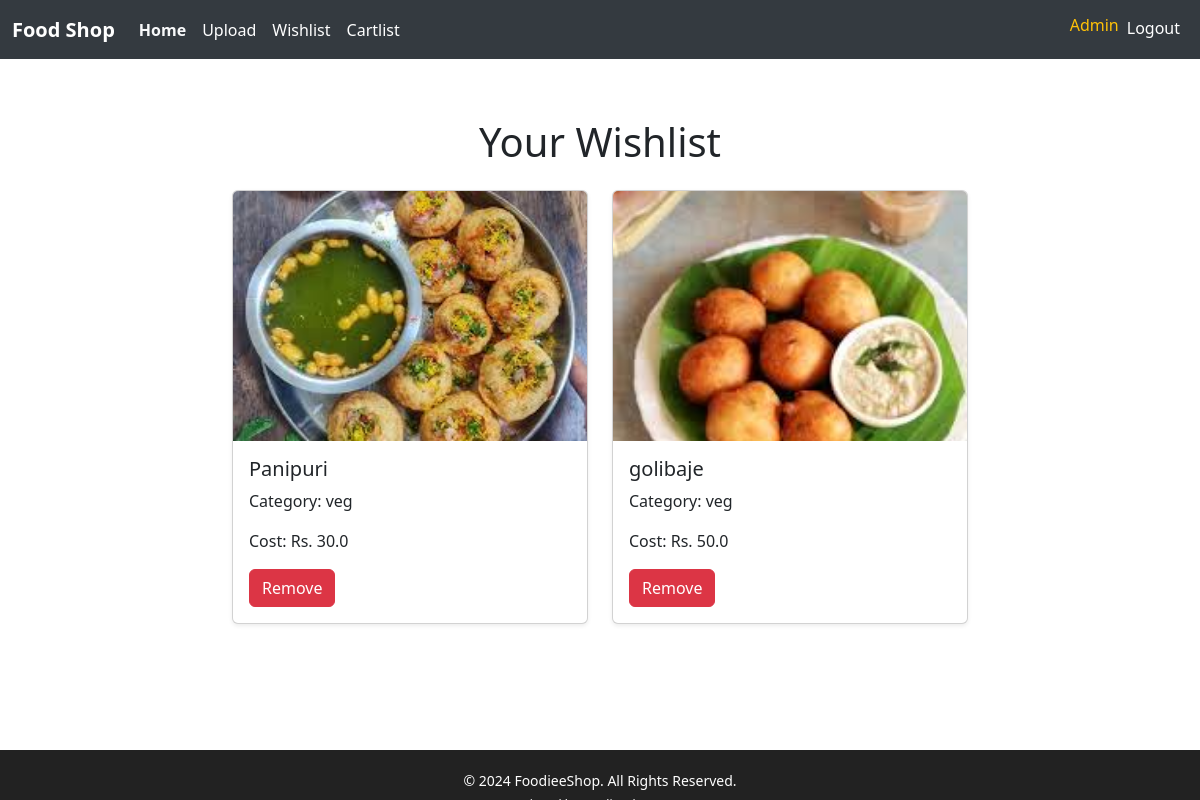
The page /ShowWishlist/ (signed in) on the database its author committed.
### homepage/models.py (models this page shows)
class Foodimages(models.Model):
    name = models.CharField(max_length=100)
    category = models.TextField()
    cost = models.FloatField()
    images = models.ImageField(upload_to="foodimages/")

### homepage/views.py (the view)
# urls.py: path('ShowWishlist/', views.show_wishlist, name='showwish'),
@login_required(login_url="/Login")
def show_wishlist(request):
    user = request.user  # Get the logged-in user
    wishlists = Wishlist.objects.filter(user=user)  # Get all wishlists for the user
    products_with_wishlists = []
    for wishlist in wishlists:
        for product in wishlist.product.all():  # Loop through all products in the wishlist
            products_with_wishlists.append({
                'product': product,
                'wishlist_id': wishlist.id  # Include the wishlist ID for removal
            })
    return render(request, "ShowWishlist.html", {"viewproduct": products_with_wishlists})

### Template/ShowWishlist.html (shortened to what this page needs)
{% extends 'main.html' %}
{% block body_block %}
<div class="container mt-5">
    <h1 class="text-center mb-4">Your Wishlist</h1>
    {% if viewproduct %}
        <div class="row justify-content-center">
            {% for item in viewproduct %}
                <div class="col-md-6 col-lg-4 mb-4">
                    <div class="card shadow-sm">
                        <img src="{{ item.product.images.url }}" class="card-img-top img-fluid" alt="{{ item.product.name }}" style="height: 250px; object-fit: cover;">
                        <div class="card-body">
                            <h5 class="card-title">{{ item.product.name }}</h5>
                            <p class="card-text">Category: {{ item.product.category }}</p>
                            <p class="card-text">Cost: Rs. {{ item.product.cost }}</p>
                            <form action="{% url 'removewish' item.wishlist_id item.product.id %}" method="POST" style="display:inline;">
                                <button type="submit" class="btn btn-danger">Remove</button>
                            </form>
                        </div>
                    </div>
                </div>
            {% endfor %}
        </div>
    {% else %}
        <p class="text-center">Your wishlist is empty.</p>
    {% endif %}
</div>
{% endblock %}

### Template/main.html (shortened to what this page needs)
<!DOCTYPE html>
<html lang="en">
<head>
    <link href="https://cdn.jsdelivr.net/npm/bootstrap@5.3.3/dist/css/bootstrap.min.css" rel="stylesheet"
>
</head>
<body>
    <nav class="navbar navbar-expand-lg navbar-dark fixed-top">
        <div class="container-fluid">
            <a class="navbar-brand" href="#">Food Shop</a>
            <div class="collapse navbar-collapse" id="navbarNavDropdown">
                <ul class="navbar-nav me-auto mb-2 mb-lg-0">
                    <li class="nav-item">
                        <a class="nav-link active" aria-current="page" href="{% url 'home' %}">Home</a>
                    </li>
                    <li class="nav-item">
                        <a class="nav-link" href="{% url 'upload_images' %}">Upload</a>
                    </li>
                    <li class="nav-item">
                        <a class="nav-link" href="{% url 'showwish' %}">Wishlist</a>
                    </li>
                    <li class="nav-item">
                        <a class="nav-link" href="{% url 'cartwish' %}">Cartlist</a>
                    </li>
                </ul>
                <ul class="navbar-nav ms-auto">
                    {% if user.is_authenticated %}
                    <li class="nav-item">
                        <h6 class="navbar-text">{{ user.username }}</h6>
                    </li>
                    <li class="nav-item">
                        <a class="nav-link" href="{% url 'logout' %}">Logout</a>
                    </li>
                    {% else %}
                    <li class="nav-item">
                        <a class="nav-link" href="{% url 'login' %}">Login</a>
                    </li>
                    {% endif %}
                </ul>
            </div>
        </div>
    </nav>
    {% block body_block %}{% endblock %}
    <footer style="background-color: #222; color: #fff; text-align: center; padding: 20px 10px;">
        <p style="margin: 0; font-size: 14px;">© 2024 FoodieeShop. All Rights Reserved.</p>
    </footer>
</body>
</html>

### Template/main.html (style rules this page uses)
.navbar { background-color: #343a40; }
.navbar-brand { color: #fff; font-weight: bold; }
.navbar-nav .nav-link { color: #fff; }
.navbar-nav .nav-link.active { color: #f8f9fa; font-weight: bold; }
footer { background-color: burlywood; text-align: center; height: 50px; padding-top: 10px; position: fixed; width: 100%; bottom: 0; }
body { margin-top: 70px; }
.navbar-nav h6 { margin-left: 10px; color: #ffc107; }
body, html { width: 100%; overflow-x: hidden; }

### rows shown on the page
Foodimages: product.images (picture), product.name "Panipuri", product.category "veg", product.cost "30.0"
Foodimages: product.images (picture), product.name "golibaje", product.category "veg", product.cost "50.0"

### other values the page prints
{{ user.username }} "Admin"
